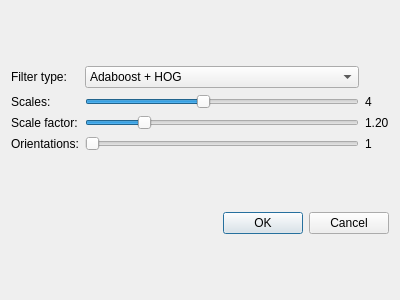
<?xml version="1.0" encoding="UTF-8"?>
<ui version="4.0">
 <class>FilterConfig</class>
 <widget class="QDialog" name="FilterConfig">
  <property name="geometry">
   <rect>
    <x>0</x>
    <y>0</y>
    <width>400</width>
    <height>300</height>
   </rect>
  </property>
  <property name="windowTitle">
   <string>Configure Filtering</string>
  </property>
  <layout class="QGridLayout" name="gridLayout_2">
   <item row="0" column="0">
    <layout class="QGridLayout" name="gridLayout">
     <property name="sizeConstraint">
      <enum>QLayout::SetDefaultConstraint</enum>
     </property>
     <property name="horizontalSpacing">
      <number>6</number>
     </property>
     <item row="0" column="1">
      <widget class="QComboBox" name="filterTypeComboBox">
       <item>
        <property name="text">
         <string>Adaboost + HOG</string>
        </property>
       </item>
       <item>
        <property name="text">
         <string>Normalized Correlation</string>
        </property>
       </item>
      </widget>
     </item>
     <item row="3" column="1">
      <widget class="QSlider" name="orientationSlider">
       <property name="minimum">
        <number>1</number>
       </property>
       <property name="maximum">
        <number>16</number>
       </property>
       <property name="orientation">
        <enum>Qt::Horizontal</enum>
       </property>
      </widget>
     </item>
     <item row="2" column="1">
      <widget class="QSlider" name="scaleFactorSlider">
       <property name="minimum">
        <number>100</number>
       </property>
       <property name="maximum">
        <number>200</number>
       </property>
       <property name="value">
        <number>120</number>
       </property>
       <property name="orientation">
        <enum>Qt::Horizontal</enum>
       </property>
      </widget>
     </item>
     <item row="1" column="2">
      <widget class="QLabel" name="scaleLabel">
       <property name="text">
        <string>4</string>
       </property>
      </widget>
     </item>
     <item row="1" column="1">
      <widget class="QSlider" name="scaleSlider">
       <property name="minimum">
        <number>1</number>
       </property>
       <property name="maximum">
        <number>8</number>
       </property>
       <property name="value">
        <number>4</number>
       </property>
       <property name="orientation">
        <enum>Qt::Horizontal</enum>
       </property>
      </widget>
     </item>
     <item row="2" column="2">
      <widget class="QLabel" name="scaleFactorLabel">
       <property name="text">
        <string>1.20</string>
       </property>
      </widget>
     </item>
     <item row="0" column="0">
      <widget class="QLabel" name="label_3">
       <property name="text">
        <string>Filter type:</string>
       </property>
      </widget>
     </item>
     <item row="1" column="0">
      <widget class="QLabel" name="label_4">
       <property name="text">
        <string>Scales:</string>
       </property>
      </widget>
     </item>
     <item row="2" column="0">
      <widget class="QLabel" name="label_5">
       <property name="text">
        <string>Scale factor:</string>
       </property>
      </widget>
     </item>
     <item row="3" column="0">
      <widget class="QLabel" name="label_6">
       <property name="text">
        <string>Orientations:</string>
       </property>
      </widget>
     </item>
     <item row="3" column="2">
      <widget class="QLabel" name="orientationsLabel">
       <property name="text">
        <string>1</string>
       </property>
      </widget>
     </item>
    </layout>
   </item>
   <item row="1" column="0">
    <widget class="QDialogButtonBox" name="buttonBox">
     <property name="orientation">
      <enum>Qt::Horizontal</enum>
     </property>
     <property name="standardButtons">
      <set>QDialogButtonBox::Cancel|QDialogButtonBox::Ok</set>
     </property>
    </widget>
   </item>
  </layout>
 </widget>
 <resources/>
 <connections>
  <connection>
   <sender>buttonBox</sender>
   <signal>accepted()</signal>
   <receiver>FilterConfig</receiver>
   <slot>accept()</slot>
   <hints>
    <hint type="sourcelabel">
     <x>227</x>
     <y>282</y>
    </hint>
    <hint type="destinationlabel">
     <x>157</x>
     <y>274</y>
    </hint>
   </hints>
  </connection>
  <connection>
   <sender>buttonBox</sender>
   <signal>rejected()</signal>
   <receiver>FilterConfig</receiver>
   <slot>reject()</slot>
   <hints>
    <hint type="sourcelabel">
     <x>295</x>
     <y>288</y>
    </hint>
    <hint type="destinationlabel">
     <x>286</x>
     <y>274</y>
    </hint>
   </hints>
  </connection>
  <connection>
   <sender>scaleSlider</sender>
   <signal>sliderMoved(int)</signal>
   <receiver>FilterConfig</receiver>
   <slot>updateScaleLabel(int)</slot>
   <hints>
    <hint type="sourcelabel">
     <x>199</x>
     <y>117</y>
    </hint>
    <hint type="destinationlabel">
     <x>199</x>
     <y>149</y>
    </hint>
   </hints>
  </connection>
  <connection>
   <sender>scaleFactorSlider</sender>
   <signal>valueChanged(int)</signal>
   <receiver>FilterConfig</receiver>
   <slot>updateScaleFactorLabel(int)</slot>
   <hints>
    <hint type="sourcelabel">
     <x>228</x>
     <y>166</y>
    </hint>
    <hint type="destinationlabel">
     <x>199</x>
     <y>149</y>
    </hint>
   </hints>
  </connection>
  <connection>
   <sender>orientationSlider</sender>
   <signal>valueChanged(int)</signal>
   <receiver>FilterConfig</receiver>
   <slot>updateOrientationLabel(int)</slot>
   <hints>
    <hint type="sourcelabel">
     <x>228</x>
     <y>220</y>
    </hint>
    <hint type="destinationlabel">
     <x>199</x>
     <y>149</y>
    </hint>
   </hints>
  </connection>
 </connections>
 <slots>
  <slot>updateScaleLabel(int)</slot>
  <slot>updateScaleFactorLabel(int)</slot>
  <slot>updateOrientationLabel(int)</slot>
 </slots>
</ui>
